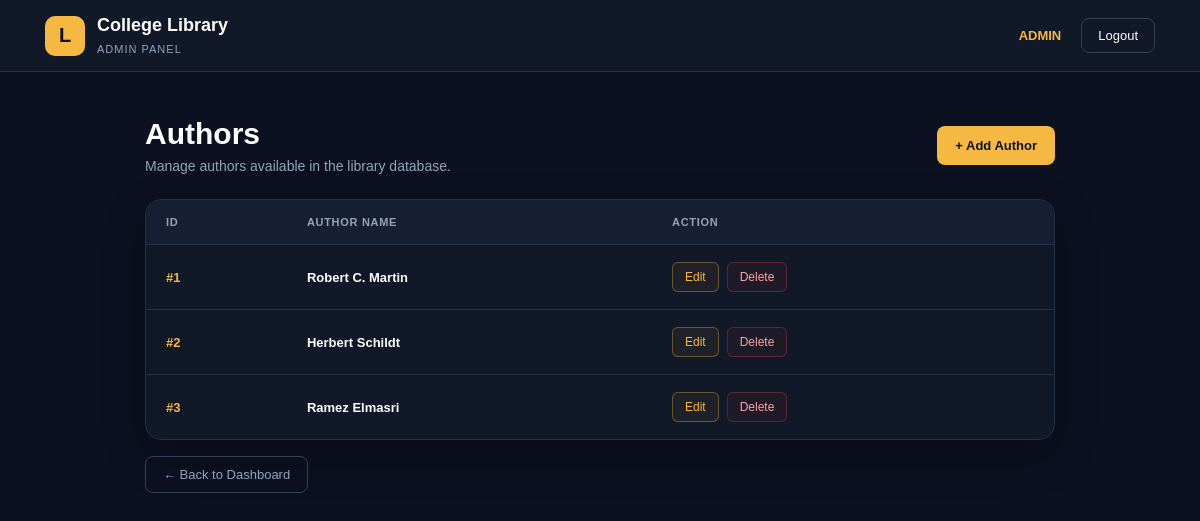
The app's page /admin/authors/view.php (signed in) with its own data.
### tables this page shows
CREATE TABLE authors (
    id INT PRIMARY KEY AUTO_INCREMENT,
    name VARCHAR(100) NOT NULL
);

### admin/authors/view.php (the view, shortened to what this page needs)
<?php
require_once "../../config/db.php";
$sql = "SELECT * FROM authors";
$result = mysqli_query($conn, $sql);
?>
<!DOCTYPE html>
<html lang="en">
<head>
</head>
<body>
    <div class="navbar">
        <div class="brand">
            <div class="logo">
                L
            </div>
            <div class="brand-text">
                <h2>College Library</h2>
                <span>ADMIN PANEL</span>
            </div>
        </div>
        <div class="nav-right">
            <span class="admin-badge">
                ADMIN
            </span>
            <a href="../../logout.php" class="logout">
                Logout
            </a>
        </div>
    </div>
    <div class="container">
        <div class="page-header">
            <div>
                <h1>Authors</h1>
                <p>
                    Manage authors available in the library database.
                </p>
            </div>
            <a href="add.php" class="add-btn">
                + Add Author
            </a>
        </div>
        <div class="table-card">
            <div class="table-wrapper">
                <table>
                    <thead>
                        <tr>
                            <th>ID</th>
                            <th>Author Name</th>
                            <th>Action</th>
                        </tr>
                    </thead>
                    <tbody>
                    <?php if (mysqli_num_rows($result) > 0) { ?>
                        <?php while ($author = mysqli_fetch_assoc($result)) { ?>
                            <tr>
                                <td class="id">
                                    #<?php echo $author['id']; ?>
                                </td>
                                <td class="author-name">
                                    <?php
                                    echo htmlspecialchars($author['name']);
                                    ?>
                                </td>
                                <td>
                                    <div class="actions">
                                        <a
                                            href="edit.php?id=<?php echo $author['id']; ?>"
                                            class="edit-btn"
                                        >
                                            Edit
                                        </a>
                                        <a
                                            href="delete.php?id=<?php echo $author['id']; ?>"
                                            class="delete-btn"
                                            onclick="return confirm('Are you sure you want to delete this author?');"
                                        >
                                            Delete
                                        </a>
                                    </div>
                                </td>
                            </tr>
                        <?php } ?>
                    <?php } ?>
                    </tbody>
                </table>
            </div>
        </div>
        <div class="bottom">
            <a href="../dashboard.php" class="back-btn">
                ← Back to Dashboard
            </a>
        </div>
    </div>
</body>
</html>

### admin/authors/view.php (style rules this page uses)
* { box-sizing: border-box; margin: 0; padding: 0; }
body { font-family: Arial, Helvetica, sans-serif; background: #0b1120; color: #ffffff; min-height: 100vh; }
.navbar { height: 72px; background: #111827; border-bottom: 1px solid #243044; display: flex; align-items: center; justify-content: space-between; padding: 0 45px; }
.brand { display: flex; align-items: center; gap: 12px; }
.logo { width: 40px; height: 40px; background: #f5b942; color: #0b1120; border-radius: 10px; display: flex; align-items: center; justify-content: center; font-size: 20px; font-weight: bold; }
.brand-text h2 { font-size: 18px; margin-bottom: 3px; }
.brand-text span { font-size: 11px; color: #94a3b8; letter-spacing: 1px; }
.nav-right { display: flex; align-items: center; gap: 20px; }
.admin-badge { color: #f5b942; font-size: 13px; font-weight: bold; }
.logout { text-decoration: none; color: #ffffff; border: 1px solid #334155; padding: 9px 16px; border-radius: 8px; font-size: 13px; transition: 0.2s; }
.container { max-width: 950px; margin: 45px auto; padding: 0 20px; }
.page-header { display: flex; align-items: center; justify-content: space-between; margin-bottom: 25px; }
.page-header h1 { font-size: 30px; margin-bottom: 7px; }
.page-header p { color: #94a3b8; font-size: 14px; }
.add-btn { text-decoration: none; background: #f5b942; color: #0b1120; padding: 12px 18px; border-radius: 8px; font-size: 13px; font-weight: bold; transition: 0.2s; }
.table-card { background: #111827; border: 1px solid #243044; border-radius: 16px; overflow: hidden; box-shadow: 0 15px 40px rgba(0, 0, 0, 0.25); }
.table-wrapper { width: 100%; overflow-x: auto; }
table { width: 100%; border-collapse: collapse; min-width: 600px; }
thead { background: #172033; }
th { text-align: left; padding: 16px 20px; color: #94a3b8; font-size: 11px; text-transform: uppercase; letter-spacing: 0.7px; }
td { padding: 17px 20px; border-top: 1px solid #243044; color: #e2e8f0; font-size: 13px; }
tbody tr { transition: 0.2s; }
.id { color: #f5b942; font-weight: bold; }
.author-name { color: #ffffff; font-weight: 600; }
.actions { display: flex; align-items: center; gap: 8px; }
.edit-btn, .delete-btn { text-decoration: none; padding: 7px 12px; border-radius: 6px; font-size: 12px; transition: 0.2s; }
.edit-btn { color: #f5b942; border: 1px solid rgba(245, 185, 66, 0.35); background: rgba(245, 185, 66, 0.06); }
.delete-btn { color: #fca5a5; border: 1px solid rgba(239, 68, 68, 0.30); background: rgba(239, 68, 68, 0.06); }
.bottom { margin-top: 25px; }
.back-btn { text-decoration: none; color: #94a3b8; border: 1px solid #334155; padding: 10px 17px; border-radius: 8px; font-size: 13px; transition: 0.2s; }

### records on screen
authors: id "1", name "Robert C. Martin"
authors: id "2", name "Herbert Schildt"
authors: id "3", name "Ramez Elmasri"
